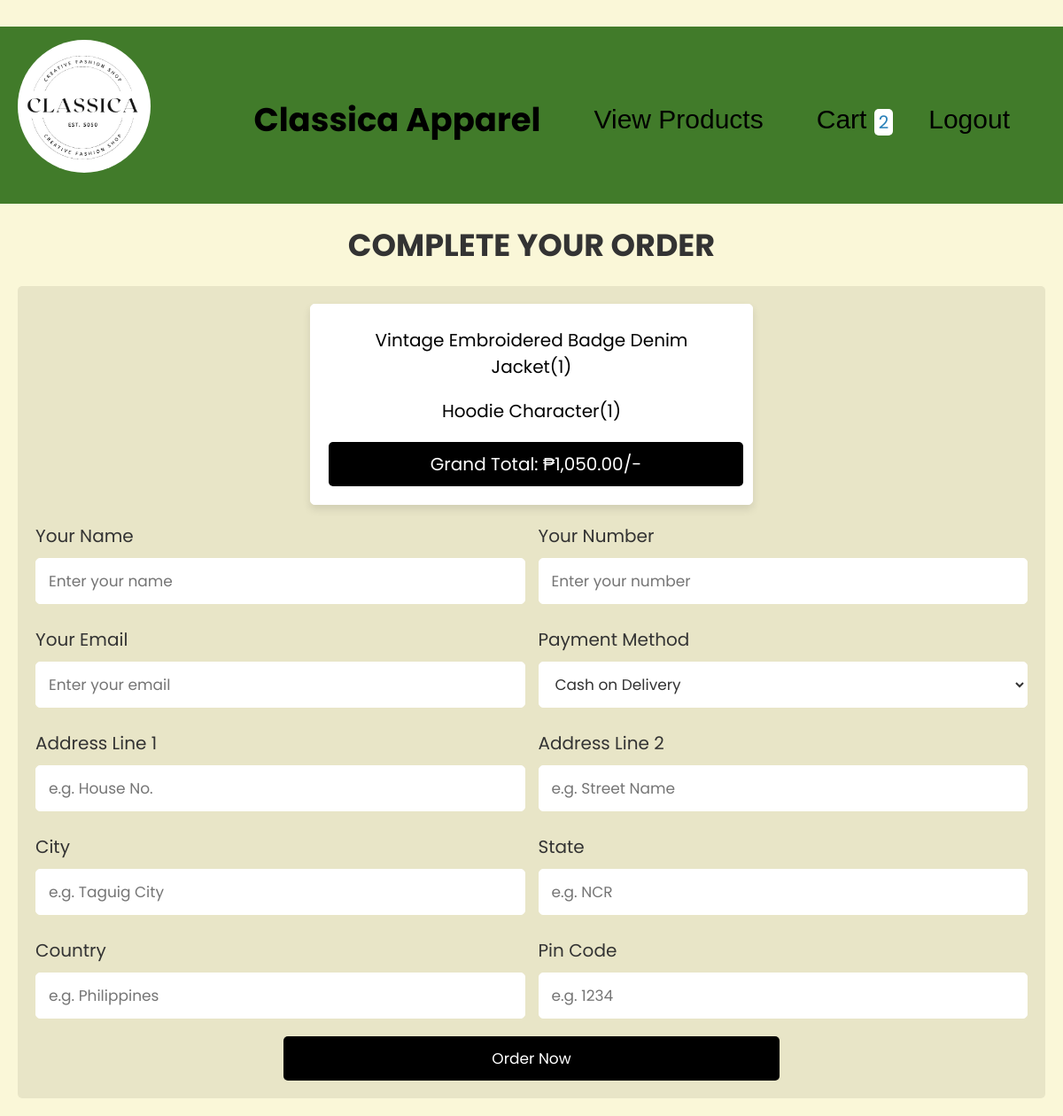
Before: /checkout.php with the older database file.
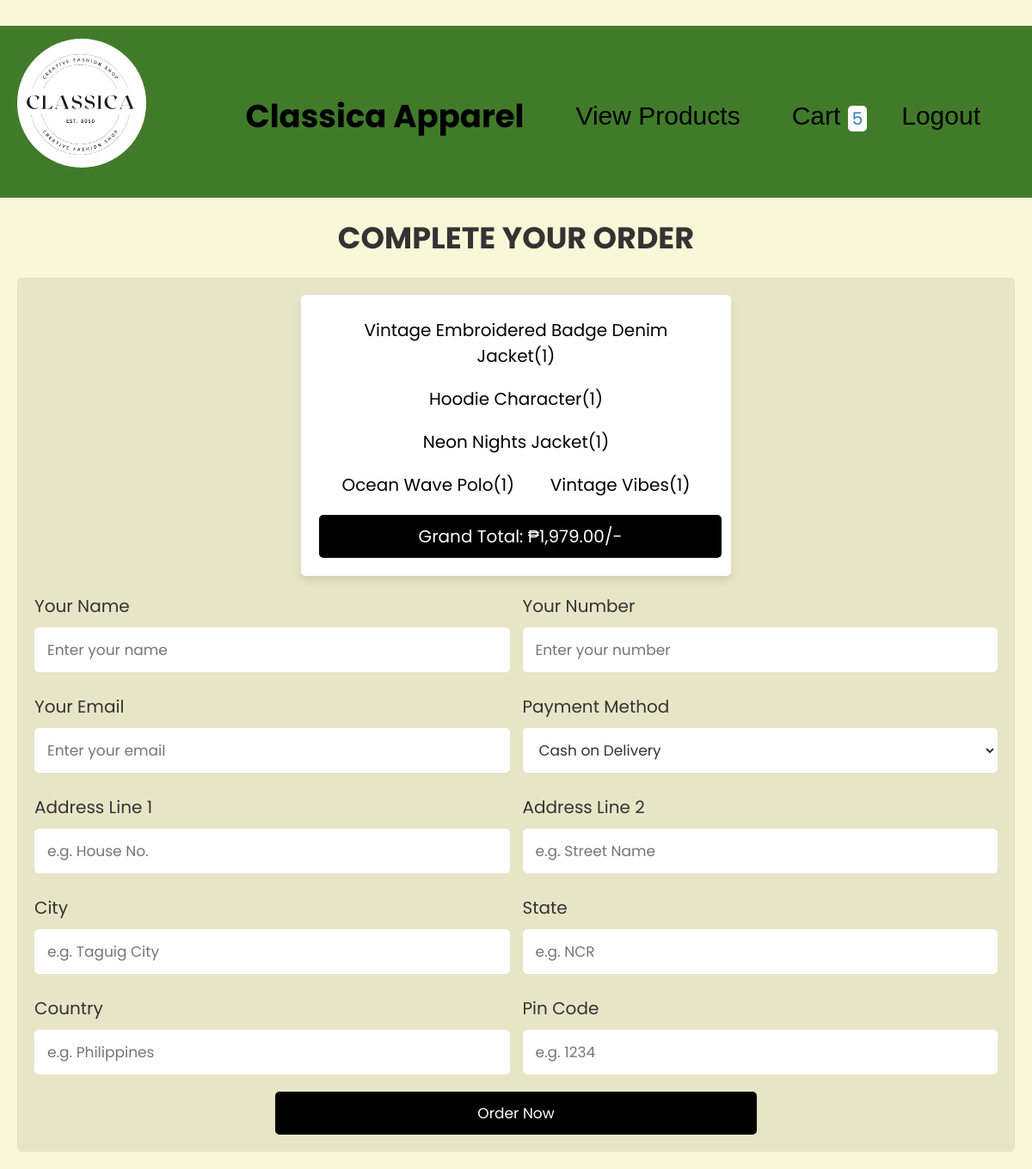
After: the same page with the newer database file.
### tables this page shows
CREATE TABLE `cart` (
  `id` int(255) NOT NULL,
  `name` varchar(255) NOT NULL,
  `price` varchar(255) NOT NULL,
  `image` varchar(255) NOT NULL,
  `quantity` int(255) NOT NULL
);

### checkout.php (the view, shortened to what this page needs)
<?php
@include 'config.php';
?>
<!DOCTYPE html>
<html lang="en">
<head>
    <link rel="stylesheet" href="https://cdnjs.cloudflare.com/ajax/libs/font-awesome/6.0.0/css/all.min.css">
    <link rel="stylesheet" href="css/style.css">
</head>
<body>
<header class="header">
   <div class="flex">
      <img src="uploaded_img/Classica_Logo.jpg" alt="Logo" class="logo">
      <nav class="navbar">
         <h1>Classica Apparel</h1>
         <a href="products.php">view products</a>
      <?php
      $select_rows = mysqli_query($conn, "SELECT * FROM `cart`") or die('query failed');
      $row_count = mysqli_num_rows($select_rows);
      ?>
         <a href="cart.php" class="cart">cart <span><?php echo $row_count; ?></span> </a>
         <a href="login.php" onclick="return confirmLogout()">Logout</a>
      </nav>
   </div>
</header>
<div class="container">
<section class="checkout-form">
    <h1 class="heading">Complete Your Order</h1>
    <form action="" method="post">
        <div class="display-order">
            <?php
            $select_cart = mysqli_query($conn, "SELECT * FROM `cart`");
            $grand_total = 0;
            if (mysqli_num_rows($select_cart) > 0) {
                while ($fetch_cart = mysqli_fetch_assoc($select_cart)) {
                    $total_price = $fetch_cart['price'] * $fetch_cart['quantity'];
                    $grand_total += $total_price;
            ?>
            <span><?= $fetch_cart['name']; ?>(<?= $fetch_cart['quantity']; ?>)</span>
            <?php
                }
            } else {
                echo "<div class='display-order'><span>Your cart is empty!</span></div>";
            }
            ?>
            <span class="grand-total"> Grand Total: ₱<?= number_format($grand_total, 2); ?>/- </span>
        </div>
        <div class="flex">
            <div class="inputBox">
                <span>Your Name</span>
                <input type="text" placeholder="Enter your name" name="name" required>
            </div>
            <div class="inputBox">
                <span>Your Number</span>
                <input type="number" placeholder="Enter your number" name="number" required>
            </div>
            <div class="inputBox">
                <span>Your Email</span>
                <input type="email" placeholder="Enter your email" name="email" required>
            </div>
            <div class="inputBox">
                <span>Payment Method</span>
                <select name="method">
                    <option value="cash on delivery" selected>Cash on Delivery</option>
                </select>
            </div>
            <div class="inputBox">
                <span>Address Line 1</span>
                <input type="text" placeholder="e.g. House No." name="flat" required>
            </div>
            <div class="inputBox">
                <span>Address Line 2</span>
                <input type="text" placeholder="e.g. Street Name" name="street" required>
            </div>
            <div class="inputBox">
                <span>City</span>
                <input type="text" placeholder="e.g. Taguig City" name="city" required>
            </div>
            <div class="inputBox">
                <span>State</span>
                <input type="text" placeholder="e.g. NCR" name="state" required>
            </div>
            <div class="inputBox">
                <span>Country</span>
                <input type="text" placeholder="e.g. Philippines" name="country" required>
            </div>
            <div class="inputBox">
                <span>Pin Code</span>
                <input type="text" placeholder="e.g. 1234" name="pin_code" required>
            </div>
        </div>
        <input type="submit" value="Order Now" name="order_btn" class="btn">
    </form>
</section>
</div>
</body>
</html>

Changed rows visible on the page:
added cart: name "Neon Nights Jacket", quantity "1"
added cart: name "Ocean Wave Polo", quantity "1"
added cart: name "Vintage Vibes", quantity "1"
Other visible differences:
$row_count: "2" → "5"
$grand_total: "1,050.00" → "1,979.00"
